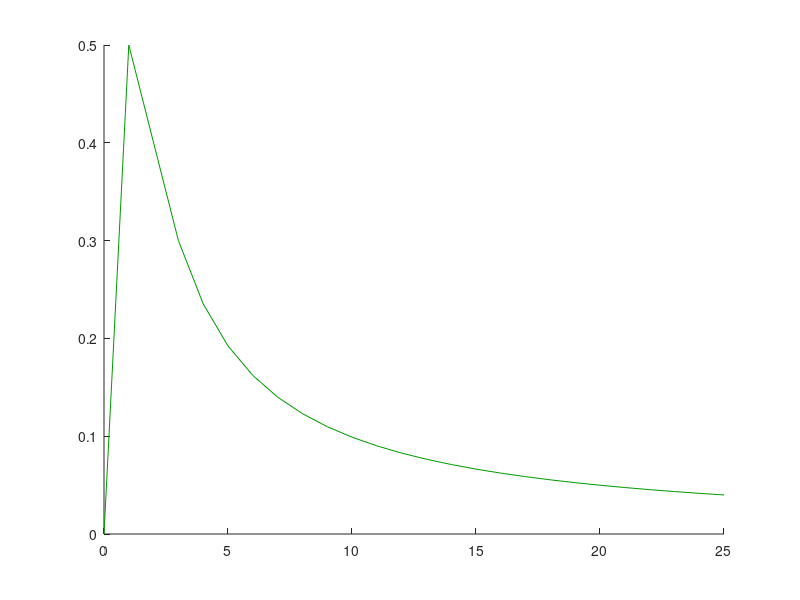

Source code (MATLAB): (Note: this script raises an error after producing the figure.)
% question 5
R=2;
K=100;
A=5;
B=5;
r=A*R/B;
k=K/A;
% influence of r
figure  % figure 1
hold on
x = 0:25;
y1 = x./(1+x.*x);
plot(x,y1,'Color',[0 0.6 0])
for r=0.1:0.1:1   
    y2 = r.*(1-(x./k));
    P = InterX([x;y1],[x;y2]);
    plot(x,y2,P(1,:),P(2,:),'ro')
end
ylim([-0.3 1]);
title('Influence de r sur le nombre de points d''intersection');
xlabel('x');
ylabel('y');
legend(' y = x / (1+x^2)',' y = r (1-x/k)','Point d''intersection','Location','Best');
% influence of k
figure  % figure 2
hold on
x = 0:35;
y1 = x./(1+x.*x);
plot(x,y1,'Color',[0 0.6 0])
for k=5:5:30
    y2 = r.*(1-(x./k));
    P = InterX([x;y1],[x;y2]);
    plot(x,y2,P(1,:),P(2,:),'ro')
end
ylim([-1 1.5]);
title('Influence de k sur le nombre de points d''intersection');
xlabel('x');
ylabel('y');
legend(' y = x / (1+x^2)',' y = r (1-x/k)','Point d''intersection','Location','Best');